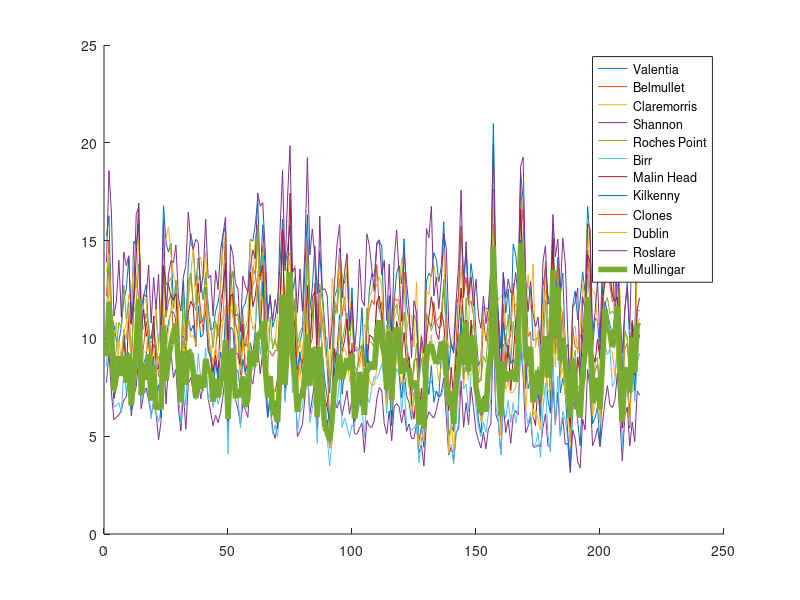
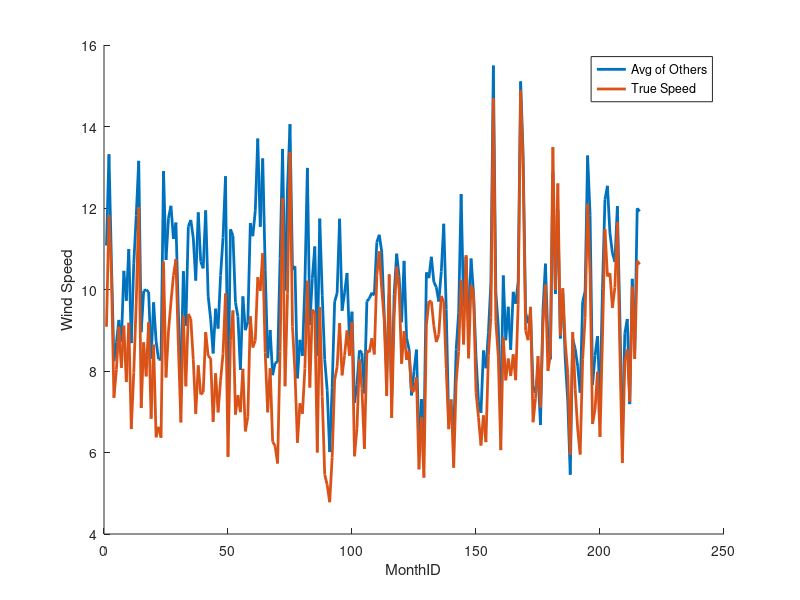

Here is the MATLAB script that generated these plots, in order:
IWD = csvread('irish_wind_nh.csv');

%%%%%%%%%% IWD %%%%%%%%%%

%%%%% COL 1: YEAR
%%%%% COL 2: MONTH
%%%%% COL 3: DAY
%%%%% COL 4: RPT
%%%%% COL 5: VAL
%%%%% COL 6: ROS
%%%%% COL 7: KIL
%%%%% COL 8: SHA
%%%%% COL 9: BIR
%%%%% COL 10: DUB
%%%%% COL 11: CLA
%%%%% COL 12: MUL
%%%%% COL 13: CLO
%%%%% COL 14: BEL
%%%%% COL 15: MAL

IW_LOC = csvread('wind_loc.csv');

%%%%% ORDER OF COLUMNS IS:
%%%%    1       Valentia  VAL C
%%%%    2      Belmullet  BEL C
%%%%    3    Claremorris  CLA N
%%%%    4        Shannon  SHA C
%%%%    5  Roche's Point  RPT C
%%%%    6           Birr  BIR N
%%%%    7      Mullingar  MUL N
%%%%    8     Malin Head  MAL C
%%%%    9       Kilkenny  KIL N
%%%%    10        Clones  CLO N
%%%%    11        Dublin  DUB C
%%%%    12       Roslare  ROS C

size(IWD)
station_id = [5 1 12 9 4 6 11 3 7 10 2 8];
is_coast =   [1 1 1  0 1 0 1  0 0 0  1 1];
%%% MAKE MONTHLY WIND DATASET: We want first four columns to be 
%%% STATID/YEAR/MONTH/MONTH_IND/LONG/LAT/ISCOAST and then the average wind
%%% measurement at the site

IWD_m = zeros(size(IW_LOC,1)*length(unique(IWD(:,1)))*length(unique(IWD(:,2))),8);
YEARS = unique(IWD(:,1));
for cur_station = 1:size(IW_LOC,1)
    for cur_year = 1:length(unique(IWD(:,1)))
        for cur_month = 1:length(unique(IWD(:,2)))
            cur_id = (cur_station-1)*length(unique(IWD(:,1)))*length(unique(IWD(:,2)))...
                + (cur_year-1)*length(unique(IWD(:,2)))+cur_month;
            mean_wind = mean(IWD((IWD(:,1)==YEARS(cur_year))&(IWD(:,2)==cur_month)...
                ,3+cur_station));
            month_ID = (cur_year-1)*length(unique(IWD(:,2)))+cur_month;
            IWD_m(cur_id,:) = [station_id(cur_station) cur_year cur_month month_ID...
                IW_LOC(station_id(cur_station),1:2) is_coast(cur_station) mean_wind]; 
        end
    end
end

% FIRST TRY EXCLUDING MULINGAR FROM TEST DATA;
TRAIN_DATA = IWD_m(IWD_m(:,1)~=7,2:end);
TEST_DATA  = IWD_m(IWD_m(:,1)==7,2:end);
global TRAIN_DATA;
global TEST_DATA;

save('wind_data.mat','TRAIN_DATA','TEST_DATA')


figure(2)
hold on
for cur_stat = 1:11
plot(IWD_m(1:216,4),IWD_m(((cur_stat-1)*216+1):cur_stat*216,end))
end

plot(TEST_DATA(:,3),TEST_DATA(:,end),'LineWidth',4)
hold off
legend('Valentia','Belmullet','Claremorris','Shannon','Roches Point',...
    'Birr', 'Malin Head','Kilkenny','Clones','Dublin','Roslare','Mullingar')
m = zeros(size(IWD_m(1:216,4)));
for cur_stat = 1:11
    m = m+IWD_m(((cur_stat-1)*216+1):cur_stat*216,end);
end
m = m/11;

figure(3)
hold on
plot(IWD_m(1:216,4),m, 'LineWidth',2)
xlabel('MonthID')
ylabel('Wind Speed')
plot(TEST_DATA(:,3),TEST_DATA(:,end),'LineWidth',2)
hold off
legend('Avg of Others', 'True Speed')